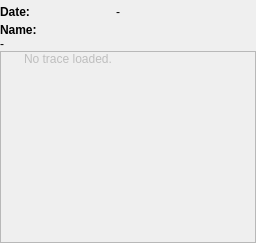
       <widget class="QWidget" name="tabWidgetLoadedTrace">
        <attribute name="icon">
         <iconset resource="icons/silk/silk_icons.qrc">
          <normaloff>:/icons/silk/script.png</normaloff>:/icons/silk/script.png</iconset>
        </attribute>
        <attribute name="title">
         <string>Loaded trace</string>
        </attribute>
        <layout class="QGridLayout" name="gridLayout_12">
         <property name="margin">
          <number>0</number>
         </property>
         <property name="spacing">
          <number>0</number>
         </property>
         <item row="0" column="0">
          <widget class="QLabel" name="labelTitleDate">
           <property name="font">
            <font>
             <weight>75</weight>
             <bold>true</bold>
            </font>
           </property>
           <property name="text">
            <string>Date:</string>
           </property>
          </widget>
         </item>
         <item row="3" column="0">
          <widget class="QLabel" name="labelTitleName">
           <property name="font">
            <font>
             <weight>75</weight>
             <bold>true</bold>
            </font>
           </property>
           <property name="text">
            <string>Name:</string>
           </property>
          </widget>
         </item>
         <item row="4" column="0" colspan="2">
          <widget class="QLabel" name="labelTrackName">
           <property name="frameShape">
            <enum>QFrame::NoFrame</enum>
           </property>
           <property name="frameShadow">
            <enum>QFrame::Raised</enum>
           </property>
           <property name="text">
            <string>-</string>
           </property>
          </widget>
         </item>
         <item row="0" column="2">
          <widget class="QToolButton" name="toolButtonInCatalog">
           <property name="enabled">
            <bool>false</bool>
           </property>
           <property name="icon">
            <iconset resource="icons/silk/silk_icons.qrc">
             <normaloff>:/icons/silk/book_open.png</normaloff>:/icons/silk/book_open.png</iconset>
           </property>
           <property name="checkable">
            <bool>true</bool>
           </property>
           <property name="autoRaise">
            <bool>true</bool>
           </property>
          </widget>
         </item>
         <item row="0" column="1">
          <widget class="QLabel" name="labelTrackDate">
           <property name="frameShape">
            <enum>QFrame::NoFrame</enum>
           </property>
           <property name="frameShadow">
            <enum>QFrame::Raised</enum>
           </property>
           <property name="text">
            <string>-</string>
           </property>
          </widget>
         </item>
         <item row="5" column="0" colspan="3">
          <widget class="QTreeWidget" name="treeWidgetCurrentGPX">
           <property name="enabled">
            <bool>false</bool>
           </property>
           <property name="mouseTracking">
            <bool>true</bool>
           </property>
           <property name="editTriggers">
            <set>QAbstractItemView::NoEditTriggers</set>
           </property>
           <property name="autoExpandDelay">
            <number>0</number>
           </property>
           <property name="headerHidden">
            <bool>true</bool>
           </property>
           <attribute name="headerVisible">
            <bool>false</bool>
           </attribute>
           <column>
            <property name="text">
             <string notr="true">1</string>
            </property>
            <property name="toolTip">
             <string notr="true"/>
            </property>
            <property name="statusTip">
             <string notr="true"/>
            </property>
            <property name="whatsThis">
             <string notr="true"/>
            </property>
           </column>
           <item>
            <property name="text">
             <string>No trace loaded.</string>
            </property>
           </item>
          </widget>
         </item>
        </layout>
       </widget>
